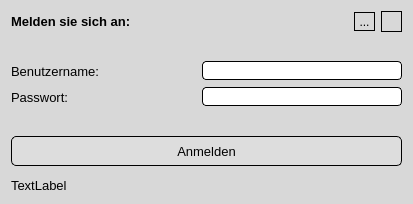
<?xml version="1.0" encoding="UTF-8"?>
<ui version="4.0">
 <class>Login</class>
 <widget class="QDialog" name="Login">
  <property name="geometry">
   <rect>
    <x>0</x>
    <y>0</y>
    <width>413</width>
    <height>204</height>
   </rect>
  </property>
  <property name="windowTitle">
   <string>Knapp Apprentice Training</string>
  </property>
  <property name="styleSheet">
   <string notr="true">QToolButton{
background-color:none;
border-style: outset;
border-width: 1px;
border-color: black;
background: none;
}
QToolButton:hover{
border-width: 2px;
background:rgb(180,180,180);
}

QPushButton:hover {
	border-width: 2px;
	cursor: pointer;
background-color: rgb(180,180,180)
}
QPushButton:focus {
	border-width: 2px;
background-color: rgb(180,180,180)
}
QPushButton{
border-style: outset;
border-width: 1px;
border-color: black;
background-color: #DDDDDD;
border-radius:5px;
}
QLineEdit{
border-style: outset;
border-width: 1px;
border-color: black;
background-color: #FFFFFF;
border-radius:4px;
}
QDialog{
background-color:rgb(216,216,216) /*qlineargradient(spread:pad, x1:1, y1:1, x2:1, y2:0, stop:0 rgba(216, 216, 216, 255), stop:1 rgba(162, 162, 162, 255))*/
}</string>
  </property>
  <layout class="QGridLayout" name="gridLayout">
   <item row="2" column="0">
    <widget class="QLabel" name="lab_INFO">
     <property name="font">
      <font>
       <pointsize>10</pointsize>
      </font>
     </property>
     <property name="text">
      <string>TextLabel</string>
     </property>
    </widget>
   </item>
   <item row="1" column="0">
    <spacer name="verticalSpacer">
     <property name="font">
      <font>
       <pointsize>10</pointsize>
      </font>
     </property>
     <property name="orientation">
      <enum>Qt::Vertical</enum>
     </property>
     <property name="sizeHint" stdset="0">
      <size>
       <width>20</width>
       <height>40</height>
      </size>
     </property>
    </spacer>
   </item>
   <item row="0" column="0">
    <layout class="QVBoxLayout" name="verticalLayout">
     <item>
      <layout class="QHBoxLayout" name="horizontalLayout_3">
       <item>
        <widget class="QLabel" name="label_3">
         <property name="font">
          <font>
           <pointsize>10</pointsize>
           <weight>75</weight>
           <bold>true</bold>
          </font>
         </property>
         <property name="text">
          <string>Melden sie sich an:</string>
         </property>
        </widget>
       </item>
       <item>
        <widget class="QToolButton" name="toolButton_nutzerverwaltung">
         <property name="styleSheet">
          <string notr="true"/>
         </property>
         <property name="text">
          <string>...</string>
         </property>
         <property name="icon">
          <iconset>
           <selectedon>../../_Symbole/UsedSymbols/black-male-user-symbol.png</selectedon>
          </iconset>
         </property>
        </widget>
       </item>
       <item>
        <widget class="QToolButton" name="toolButton_einstellungen">
         <property name="font">
          <font>
           <pointsize>10</pointsize>
          </font>
         </property>
         <property name="text">
          <string/>
         </property>
         <property name="icon">
          <iconset>
           <normaloff>../../_Symbole/Icons/misc/1904675-configuration-edit-gear-options-preferences-setting-settings_122525 (1).ico</normaloff>../../_Symbole/Icons/misc/1904675-configuration-edit-gear-options-preferences-setting-settings_122525 (1).ico</iconset>
         </property>
        </widget>
       </item>
      </layout>
     </item>
     <item>
      <spacer name="verticalSpacer_6">
       <property name="font">
        <font>
         <pointsize>10</pointsize>
        </font>
       </property>
       <property name="orientation">
        <enum>Qt::Vertical</enum>
       </property>
       <property name="sizeHint" stdset="0">
        <size>
         <width>20</width>
         <height>40</height>
        </size>
       </property>
      </spacer>
     </item>
     <item>
      <layout class="QHBoxLayout" name="horizontalLayout">
       <item>
        <widget class="QLabel" name="label">
         <property name="font">
          <font>
           <pointsize>10</pointsize>
          </font>
         </property>
         <property name="text">
          <string>Benutzername:</string>
         </property>
        </widget>
       </item>
       <item>
        <spacer name="horizontalSpacer">
         <property name="font">
          <font>
           <pointsize>10</pointsize>
          </font>
         </property>
         <property name="orientation">
          <enum>Qt::Horizontal</enum>
         </property>
         <property name="sizeHint" stdset="0">
          <size>
           <width>40</width>
           <height>20</height>
          </size>
         </property>
        </spacer>
       </item>
       <item>
        <widget class="QLineEdit" name="lineEdit_benutzername">
         <property name="minimumSize">
          <size>
           <width>200</width>
           <height>0</height>
          </size>
         </property>
         <property name="maximumSize">
          <size>
           <width>150</width>
           <height>16777215</height>
          </size>
         </property>
         <property name="font">
          <font>
           <pointsize>10</pointsize>
          </font>
         </property>
        </widget>
       </item>
      </layout>
     </item>
     <item>
      <layout class="QHBoxLayout" name="horizontalLayout_2">
       <item>
        <widget class="QLabel" name="label_2">
         <property name="font">
          <font>
           <pointsize>10</pointsize>
          </font>
         </property>
         <property name="text">
          <string>Passwort:</string>
         </property>
        </widget>
       </item>
       <item>
        <spacer name="horizontalSpacer_2">
         <property name="font">
          <font>
           <pointsize>10</pointsize>
          </font>
         </property>
         <property name="orientation">
          <enum>Qt::Horizontal</enum>
         </property>
         <property name="sizeHint" stdset="0">
          <size>
           <width>40</width>
           <height>20</height>
          </size>
         </property>
        </spacer>
       </item>
       <item>
        <widget class="QLineEdit" name="lineEdit_passwort">
         <property name="minimumSize">
          <size>
           <width>200</width>
           <height>0</height>
          </size>
         </property>
         <property name="maximumSize">
          <size>
           <width>150</width>
           <height>16777215</height>
          </size>
         </property>
         <property name="font">
          <font>
           <pointsize>10</pointsize>
          </font>
         </property>
         <property name="text">
          <string/>
         </property>
         <property name="echoMode">
          <enum>QLineEdit::Password</enum>
         </property>
        </widget>
       </item>
      </layout>
     </item>
     <item>
      <spacer name="verticalSpacer_2">
       <property name="font">
        <font>
         <pointsize>10</pointsize>
        </font>
       </property>
       <property name="orientation">
        <enum>Qt::Vertical</enum>
       </property>
       <property name="sizeHint" stdset="0">
        <size>
         <width>20</width>
         <height>40</height>
        </size>
       </property>
      </spacer>
     </item>
     <item>
      <widget class="QPushButton" name="pushButton_anmelden">
       <property name="minimumSize">
        <size>
         <width>0</width>
         <height>30</height>
        </size>
       </property>
       <property name="font">
        <font>
         <pointsize>10</pointsize>
        </font>
       </property>
       <property name="layoutDirection">
        <enum>Qt::LeftToRight</enum>
       </property>
       <property name="text">
        <string>Anmelden</string>
       </property>
       <property name="icon">
        <iconset>
         <normaloff>../../_Symbole/Icons/computer/log_in.ico</normaloff>../../_Symbole/Icons/computer/log_in.ico</iconset>
       </property>
      </widget>
     </item>
    </layout>
   </item>
  </layout>
 </widget>
 <tabstops>
  <tabstop>lineEdit_benutzername</tabstop>
  <tabstop>lineEdit_passwort</tabstop>
  <tabstop>pushButton_anmelden</tabstop>
  <tabstop>toolButton_einstellungen</tabstop>
 </tabstops>
 <resources/>
 <connections/>
</ui>
